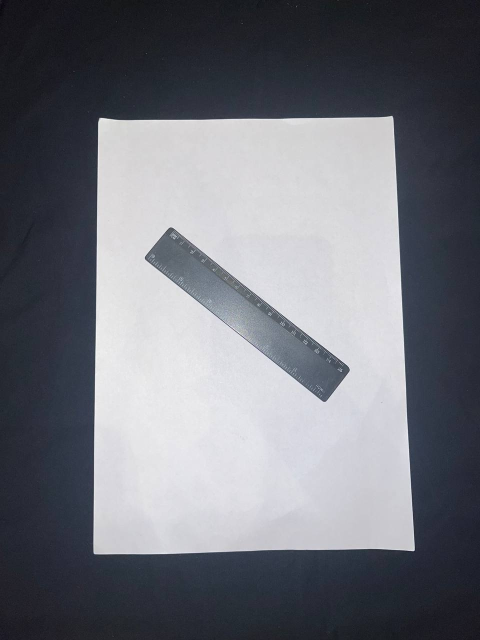
#> input picture 7.jpg, 960 x 1280 px, given in place of 10.jpg, which was not available (shown at 1/2 size)
$ python main.py
#> lines starting #> are read from the running program, lines starting #| are printed output that depends on the picture; after the words box and inside, x2 and y2 are one past the last pixel; in counts of white or black regions, pixels touching at a corner belong together; pictures that were not available may be replaced by others from this repository, and a replacement may not be noted
### utlis.py
import cv2
import numpy as np

#thk = thikness

def getCintours(img, cThr = [100, 100], showCanny = False, minArea = 1000, filter = 0, draw = False, thk = 3):
    imgGray = cv2.cvtColor(img, cv2.COLOR_BGR2GRAY)
    imgBlur = cv2.GaussianBlur(imgGray, (5, 5), 2)
    imgCanny = cv2.Canny(imgBlur, cThr[0], cThr[1])
    kernel = np.ones((5, 5))
    imgDial = cv2.dilate(imgCanny, kernel, iterations=3)
    imgThre = cv2.erode(imgDial, kernel, iterations=2)
    img
    if showCanny:
        cv2.imshow("Canny:", imgThre)

    conters, hiearchy = cv2.findContours(imgThre, cv2.RETR_EXTERNAL, cv2.CHAIN_APPROX_SIMPLE)
    finalConters = []

    for i in conters:
        area = cv2.contourArea(i)
        if area > minArea:
            peri = cv2.arcLength(i, True)
            approx = cv2.approxPolyDP(i, 0.02*peri, True)
            bbox = cv2.boundingRect(approx)

            if filter > 0:
                if len(approx) == filter:
                        finalConters.append([len(approx), area, approx, bbox, i])
                else:
                    finalConters.append([len(approx), area, approx, bbox, i])
    finalConters = sorted(finalConters, key= lambda x:x[1], reverse=True)
    if draw:
        for con in finalConters:
            cv2.drawContours(img, con[4], -1, (0, 0, 225), thickness= thk)
    return img, finalConters

def reorder(myPoints):
    myPointsNew = np.zeros_like(myPoints)
    myPoints =myPoints.reshape((4, 2))
    add = myPoints.sum(1)
    myPointsNew[0] = myPoints[np.argmin(add)]
    myPointsNew[3] = myPoints[np.argmax(add)]
    diff = np.diff(myPoints, axis=1)
    myPointsNew[1] = myPoints[np.argmin(diff)]
    myPointsNew[2] = myPoints[np.argmax(diff)]
    return myPointsNew

def warpImg(img, points, w, h, pad = 20):
    points = reorder(points)

    pts1 = np.float32(points)
    pts2 = np.float32([[0, 0], [w, 0], [0, h], [w, h]])
    matrix = cv2.getPerspectiveTransform(pts1, pts2)
    imgWarp = cv2.warpPerspective(img, matrix, (w, h))

    imgWarp = imgWarp[pad: imgWarp.shape[0] - pad, pad: imgWarp.shape[1] - pad]

    return imgWarp

def FindDis(pts1, pts2):
    return ((pts2[0]-pts1[0])**2 + (pts2[1]-pts1[1])**2)**0.5

### main.py
import cv2
import numpy as np

import utlis

webcam = False
path = "images/10.jpg"
cap = cv2.VideoCapture(0)
cap.set(10, 160)
cap.set(3, 720) #width
cap.set(4, 480) #height

scale = 3
wP = 210 * scale
hP = 297 * scale

while True:
    if webcam:
        suc, img = cap.read()
    else:
        img = cv2.imread(path)
#> img is the input picture: shape (1280, 960, 3); mean B, G, R 122.9, 115.2, 113.2

    imgContors, conts = utlis.getCintours(img, showCanny=False, minArea=50000, filter=4, draw = False)
#> in getCintours, `imgCanny = cv2.Canny(imgBlur, cThr[0], cThr[1])`:
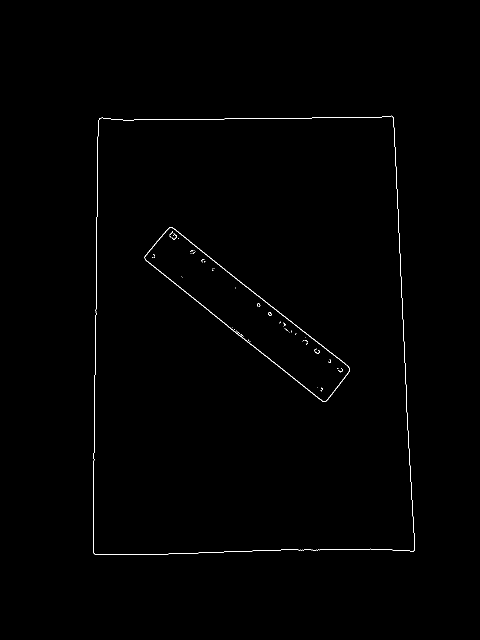
#> imgCanny: shape (1280, 960) (shown at 1/2 size); 0.39% white in thin lines or dots, all inside (x1, y1, x2, y2) = (186, 231, 830, 1110)
#> in getCintours, `imgDial = cv2.dilate(imgCanny, kernel, iterations=3)`: imgDial: shape (1280, 960); 5.2% white; 2 white regions, box (x1, y1, x2, y2) and area: (180, 225, 836, 1116) 39767, (283, 448, 706, 810) 24536
#> in getCintours, `imgThre = cv2.erode(imgDial, kernel, iterations=2)`:
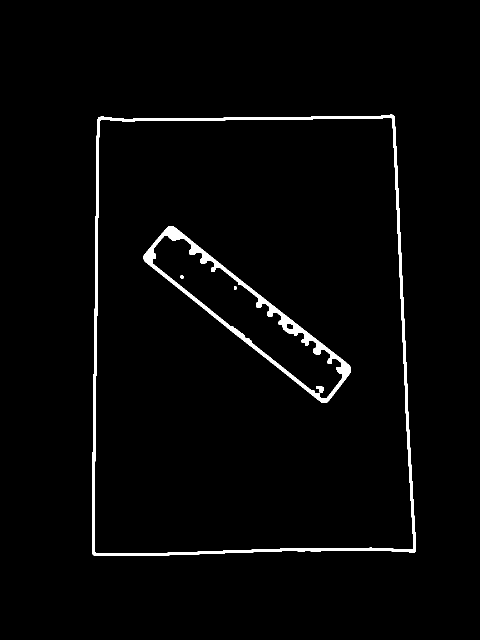
#> imgThre: shape (1280, 960) (shown at 1/2 size); 2.1% white; 5 white regions
#> in getCintours, `conters, hiearchy = cv2.findContours(imgThre, cv2.RETR_EXTERNAL, cv2.C..`: conters = 1 contour; box (x1, y1, x2, y2) and area: (184, 229, 832, 1112) 540000; hiearchy = [[-1, -1, -1, -1]]
#> the loop in getCintours, `for i in conters:` made 1 pass
#> (area, peri, approx, bbox) on pass 1: (540000.5, 3022, [[786, 230], [196, 235], [187, 1110], [831, 1102]], (187, 230, 645, 881))
#> after the loop in getCintours, `for i in conters:`: finalConters = 1 item
#> conts = 1 item

    if len(conts) != 0:
        biggest = conts[0][2]
#> biggest = [[786, 230], [196, 235], [187, 1110], [831, 1102]]
        #print(biggest)
        imgWarp = utlis.warpImg(img, biggest, wP, hP)
#> in reorder, `add = myPoints.sum(1)`: add = [1016, 431, 1297, 1933]
#> in reorder, `diff = np.diff(myPoints, axis=1)`: diff = [-556, 39, 923, 271]
#> in warpImg, `points = reorder(points)`: points = [[196, 235], [786, 230], [187, 1110], [831, 1102]]
#> in warpImg, `matrix = cv2.getPerspectiveTransform(pts1, pts2)`: matrix = [[1.09, 0.0112, -216.5], [0.00965, 1.14, -269.6], [-3.71e-06, 0.000107, 1]]

        imgContors2, conts2 = utlis.getCintours(imgWarp, showCanny=False, minArea=2000,
                                                         filter=4, draw = False,
                                                         cThr=[50, 50], thk=3)
#> call 2 of getCintours, with showCanny = False, minArea = 2000, filter = 4, draw = False, thk = 3
#> in getCintours (call 2), `imgCanny = cv2.Canny(imgBlur, cThr[0], cThr[1])`:
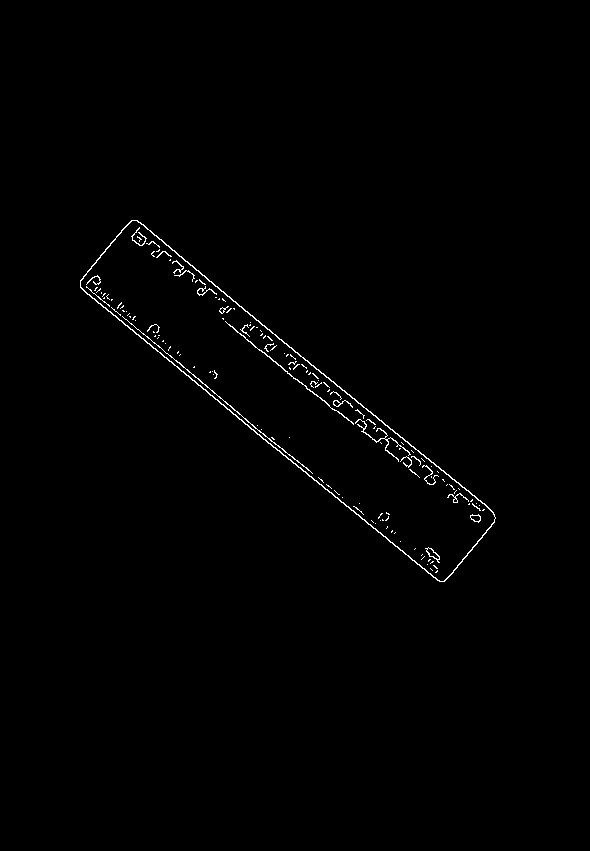
#> imgCanny: shape (851, 590); 0.71% white in thin lines or dots, all inside (x1, y1, x2, y2) = (80, 220, 496, 582)
#> in getCintours (call 2), `imgDial = cv2.dilate(imgCanny, kernel, iterations=3)`:
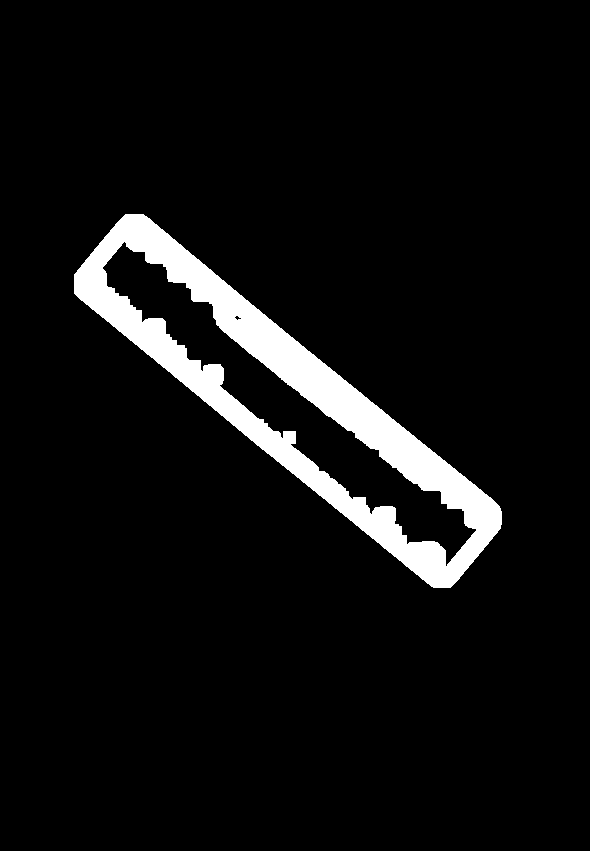
#> imgDial: shape (851, 590); 6.4% white; 1 white region, box (x1, y1, x2, y2) and area: (74, 214, 502, 588) 32040
#> in getCintours (call 2), `imgThre = cv2.erode(imgDial, kernel, iterations=2)`:
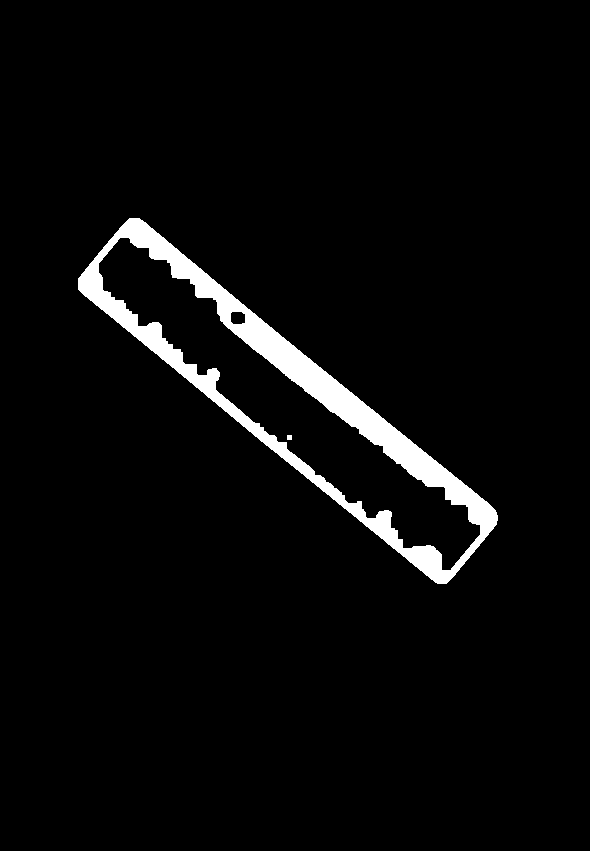
#> imgThre: shape (851, 590); 3.9% white; 2 white regions
#> in getCintours (call 2), `conters, hiearchy = cv2.findContours(imgThre, cv2.RETR_EXTERNAL, cv2.C..`: conters = 1 contour; box (x1, y1, x2, y2) and area: (78, 218, 498, 584) 44796
#> the loop in getCintours (call 2), `for i in conters:` made 1 pass
#> (area, peri, approx, bbox) on pass 1: (44796, 1163.8, [[129, 218], [78, 289], [446, 583], [495, 510]], (78, 218, 418, 366))
#> conts2 = 1 item
        if len(conts2) != 0:
            for obj in conts2:
                #cv2.polylines(imgContors2, [obj[2]], True, (0, 255, 0), 2)
                nPoints = utlis.reorder(obj[2])
                nW = round((utlis.FindDis(nPoints[0][0]//  scale, nPoints[1][0] // scale)/10),1)
                nH = round((utlis.FindDis(nPoints[0][0] // scale, nPoints[2][0] // scale)/10),1)
                cv2.arrowedLine(imgContors2, (nPoints[0][0][0], nPoints[0][0][1]),
                                (nPoints[1][0][0], nPoints[1][0][1]),
                                (255, 0, 255), 3, 8, 0, 0.05)
                cv2.arrowedLine(imgContors2, (nPoints[0][0][0], nPoints[0][0][1]),
                                (nPoints[2][0][0], nPoints[2][0][1]),
                                (255, 0, 255), 3, 8, 0, 0.05)
                x, y, w, h = obj[3]
                cv2.putText(imgContors2, '{}cm'.format(nW), (x + 30, y - 10), cv2.FONT_HERSHEY_COMPLEX_SMALL, 1.5,
                            (255, 0, 255), 2)
                cv2.putText(imgContors2, '{}cm'.format(nH), (x - 70, y + h // 2), cv2.FONT_HERSHEY_COMPLEX_SMALL, 1.5,
                            (255, 0, 255), 2)
#> this loop made 1 pass
#> (myPoints in reorder, add in reorder, diff in reorder, nPoints, nW, nH, x) on pass 1: ([[129, 218], [78, 289], [446, 583], [495, 510]], [347, 367, 1029, 1005], [89, 211, 137, 15], [[129, 218], [495, 510], [78, 289], [446, 583]], 15.6, 2.9, 78)
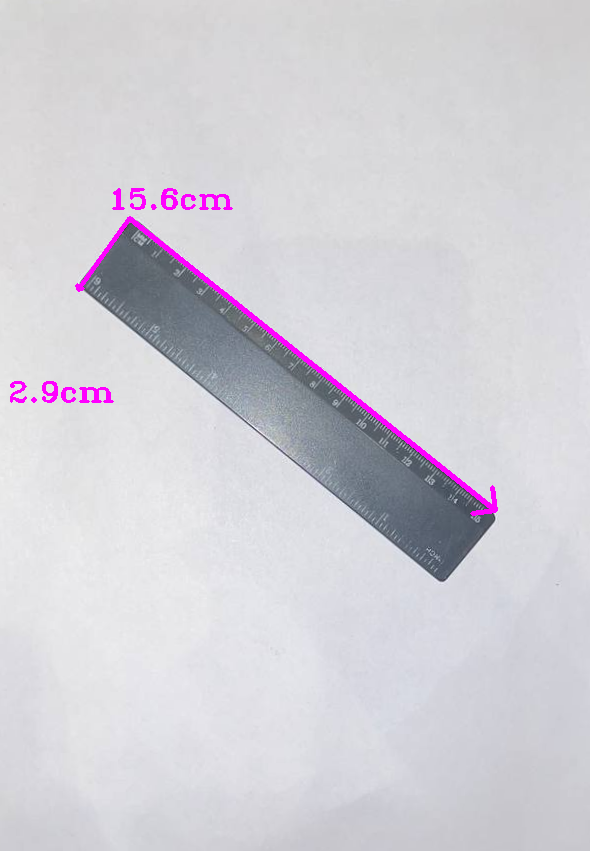
#> imgContors2: shape (851, 590, 3); mean B, G, R 214.7, 207.7, 209.8
        cv2.imshow("TOTAL:", imgContors2)


    img = cv2.resize(img, (0, 0), None, 0.5, 0.5)
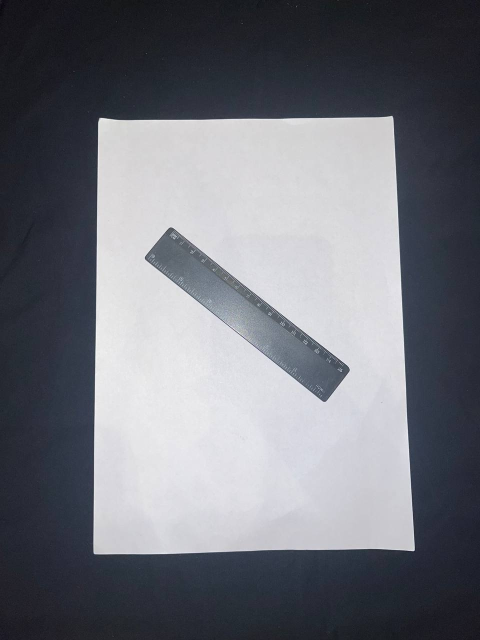
#> img: shape (640, 480, 3); mean B, G, R 123, 115.3, 113.3
    cv2.imshow("Original", img)
    cv2.waitKey(1)
